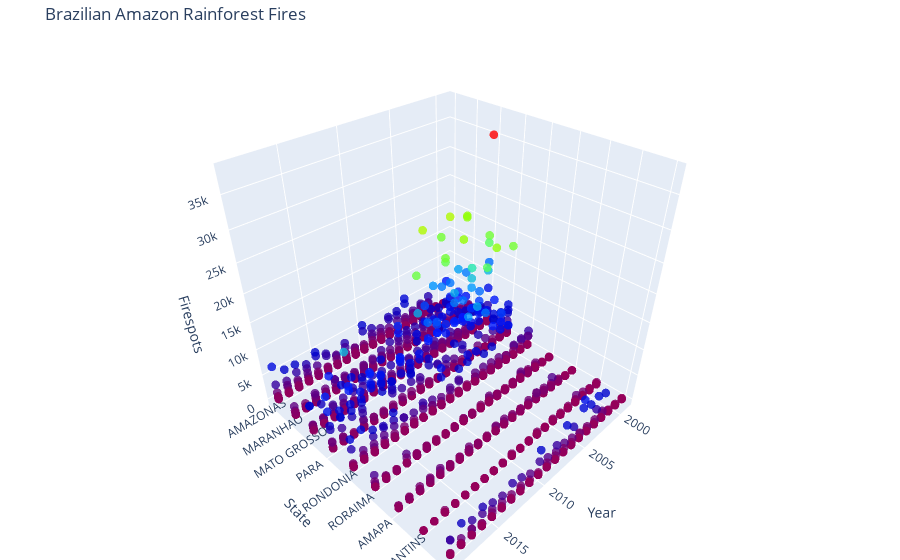

This figure's notebook cell:
### Markdown cell above
By visualizing data in this way, we can quickly identify important insights and trends, and gain a deeper understanding of the data we are working with.

From both visuals we are able to see the amount of fire outbreaks over the years, from 1999 to 2019. 

But what if we want to see where, in what state (region) did they happen?

For that we could try a tool that will let us have a more comprehensive view of more data points and one that we visualise the relationships between all three variables simultaneously (*year, firespots, state*).

A 3D scatter plot in Plotly can offer a more comprehensive view of a larger number of data points, as it allows for the visualization of three variables simultaneously.

### Code cell
import pandas as pd
import plotly.graph_objs as go

# Load the data
df = pd.read_csv('data/brazilian_amazon_fires_1999_2019.csv')

# Create the 3D scatter plot
fig = go.Figure(data=[go.Scatter3d(x=df['year'],
                                   y=df['state'],
                                   z=df['firespots'],
                                   mode='markers',
                                   marker=dict(
                                       size=3, 
                                       color=df['firespots'],                                  
                                       colorscale='Rainbow', 
                                       opacity=0.8))])

# Set the title and axis labels
fig.update_layout(title='Brazilian Amazon Rainforest Fires',
                  scene=dict(xaxis_title='Year',
                             yaxis_title='State',
                             zaxis_title='Firespots'),
                             margin=dict(l=0, r=0, t=40, b=0))

# Show the plot
fig.show()

### Figure 1 — Plotly figure (JSON) as saved in the notebook; plotly's stock layout.template omitted (floating-point values rounded to 4 significant figures; data arrays with more than 128 entries replaced by an {"elided": "..."} marker saying what was removed)
{"data": [{"marker": {"color": {"elided": "2104 int values"}, "colorscale": [[0, "rgb(150,0,90)"], [0.125, "rgb(0,0,200)"], [0.25, "rgb(0,25,255)"], [0.375, "rgb(0,152,255)"], [0.5, "rgb(44,255,150)"], [0.625, "rgb(151,255,0)"], [0.75, "rgb(255,234,0)"], [0.875, "rgb(255,111,0)"], [1, "rgb(255,0,0)"]], "opacity": 0.8, "size": 3}, "mode": "markers", "type": "scatter3d", "x": {"elided": "2104 int values"}, "y": {"elided": "2104 str values"}, "z": {"elided": "2104 int values"}}], "layout": {"margin": {"b": 0, "l": 0, "r": 0, "t": 40}, "scene": {"xaxis": {"title": {"text": "Year"}}, "yaxis": {"title": {"text": "State"}}, "zaxis": {"title": {"text": "Firespots"}}}, "title": {"text": "Brazilian Amazon Rainforest Fires"}}}
